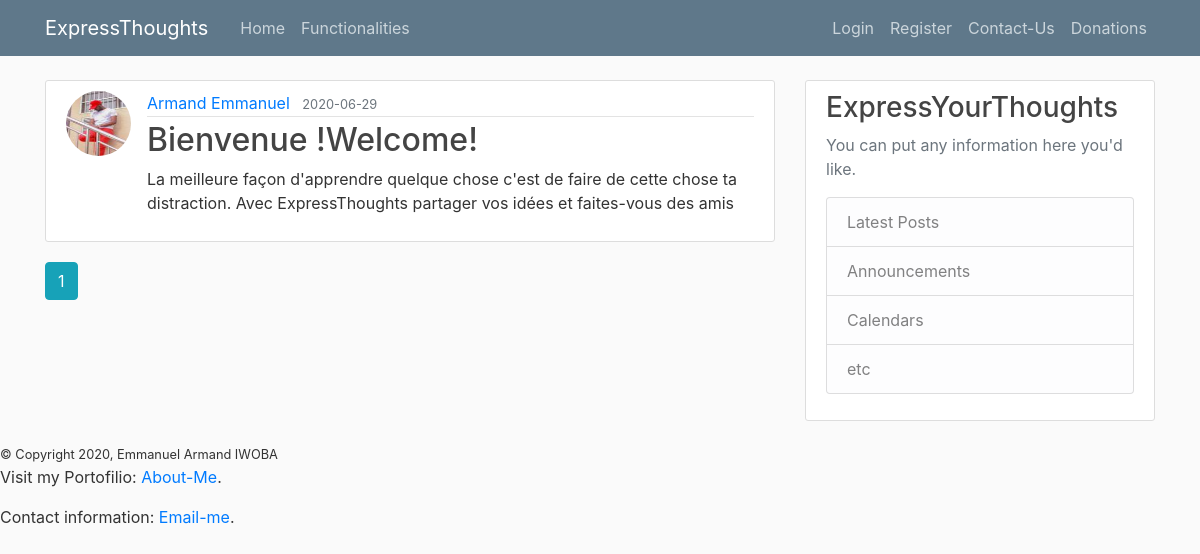
The page /home on the database its author committed.
### flaskblog/models.py (models this page shows, shortened)
class Post(db.Model):
    id = db.Column(db.Integer, primary_key=True)
    title = db.Column(db.String(100), nullable=False)
    date_posted = db.Column(db.DateTime, nullable=False, default=datetime.utcnow)
    content = db.Column(db.Text, nullable=False)
    user_id = db.Column(db.Integer, db.ForeignKey('user.id'), nullable=False)

class User(db.Model, UserMixin):
    id = db.Column(db.Integer, primary_key=True)
    username = db.Column(db.String(20), unique=True, nullable=False)
    email = db.Column(db.String(120), unique=True, nullable=False)
    image_file = db.Column(db.String(20), nullable=False, default='default.jpg')
    password = db.Column(db.String(60), nullable=False)
    posts = db.relationship('Post', backref='author', lazy=True)

### flaskblog/routes.py (the view)
@app.route("/")
@app.route("/home")
def home():
    page = request.args.get('page', 1, type=int)  #
    posts = Post.query.order_by(Post.date_posted.desc()).paginate(page=page, per_page=5)
    return render_template('home.html', posts=posts)

### flaskblog/templates/home.html (shortened to what this page needs)
{% extends "layout.html" %}
{% block content %}
    {% for post in posts.items %}
        <article class="media content-section">
          <img class="rounded-circle article-img" src="{{ url_for('static', filename='profile_pics/' + post.author.image_file) }}">
          <div class="media-body">
            <div class="article-metadata">
              <a class="mr-2" href="{{ url_for('user_posts', username=post.author.username) }}">{{ post.author.username }}</a>
              <small class="text-muted">{{ post.date_posted.strftime('%Y-%m-%d') }}</small>
            </div>
            <h2><a class="article-title" href="{{ url_for('post', post_id=post.id) }}">{{ post.title }}</a></h2>
            <p class="article-content">{{ post.content }}</p>
          </div>
        </article>
    {% endfor %}
    {% for page_num in posts.iter_pages(left_edge=1, right_edge=1, left_current=1, right_current=2) %}
      {% if page_num %}
        {% if posts.page == page_num %}
          <a class="btn btn-info mb-4" href="{{ url_for('home', page=page_num) }}">{{ page_num }}</a>
        {% else %}
          <a class="btn btn-outline-info mb-4" href="{{ url_for('home', page=page_num) }}">{{ page_num }}</a>
        {% endif %}
      {% else %}
        ...
      {% endif %}
    {% endfor %}
{% endblock content %}

### flaskblog/static/main.css (style rules this page uses)
body { background: #fafafa; color: #333333; margin-top: 5rem; }
h1, h2, h3, h4, h5, h6 { color: #444444; }
.content-section { background: #ffffff; padding: 10px 20px; border: 1px solid #dddddd; border-radius: 3px; margin-bottom: 20px; }
.article-title { color: #444444; }
.article-content { white-space: pre-line; }
.article-img { height: 65px; width: 65px; margin-right: 16px; }
.article-metadata { padding-bottom: 1px; margin-bottom: 4px; border-bottom: 1px solid #e3e3e3 }

### rows shown on the page
Post: image_file (picture), author.username "Armand Emmanuel", date_posted "2020-06-29", title "Bienvenue !Welcome!", content "La meilleure façon d'apprendre quelque chose c'est de faire de cette chose ta distraction. Avec ExpressThoughts partager vos idées et faites-vous des amis"

### other values the page prints
{{ page_num }} "1"
